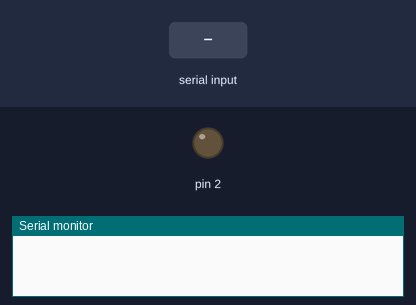
The sketch below on a simulated Arduino Uno, built with avr-gcc and run on an emulated ATmega328P. Shown: output pins drawn as LEDs (lit = HIGH), the last lines printed to the serial monitor. The inputs (shaded band) are chosen by the test bench. Pins used as bus, display or sensor lines are not drawn.

Above: at 1.2 s.
1.3 s: "90,45\n" received over Serial
At 1.42 s:
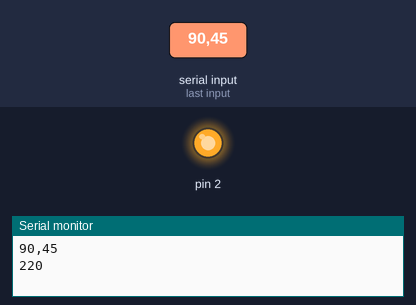
Timing chart, 0 to 4.3 s (numbered marks = the images above; inputs shaded):
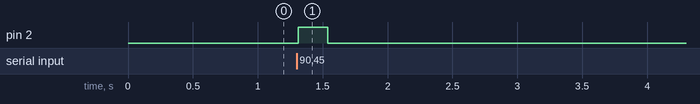

Measured:
- after the input at 1.3 s, pin 2: LOW → HIGH at once, → LOW 0.23 s later

The sketch:

Motor_Controller_2_signal_ino.ino
```cpp
const int ledPin = 13;
String readString;
  int stepsRot = -1;
  int angle = -1;
// the setup() method runs once, when the sketch starts

void setup() {
  // initialize the digital pin as an output.
  pinMode(0, OUTPUT);
  pinMode(1, OUTPUT);
  pinMode(2, OUTPUT);
  digitalWrite(0, HIGH);
  digitalWrite(2, LOW);

    Serial.begin(9600);
 // Serial.begin(9600);
  //Serial.write(100);
}

// the loop() methor runs over and over again,
// as long as the board has power

void loop() {

  while (Serial.available()) {
    char c = Serial.read();  //gets one byte from serial buffer
    readString += c; //makes the string readString
    delay(2);  //slow looping to allow buffer to fill with next character
  }
  if (readString.length() >0) {
    Serial.println(readString);  //so you can see the captured string
    angle = readString.toInt();  //convert readString into a number
    readString = "";
  }

  digitalWrite(2, LOW);
  //Serial.write(100);
  if(angle != -1)
  {
    int i;
    digitalWrite(2, HIGH);
    if (angle > 0)
      digitalWrite(0, HIGH);
    else
      digitalWrite(0, LOW);

    stepsRot = (int) (((float)angle)/(360.0/880.0));
    Serial.println(stepsRot);
    for (i = 0; i < abs(stepsRot); i++)
    {
      digitalWrite(1, HIGH);   // set the LED on
      delayMicroseconds(10);                  // wait for a second
      digitalWrite(1, LOW);    // set the LED off
      delay(1);                  // wait for a second
    }
    stepsRot = -1;
    angle = -1;
  }
}
```
